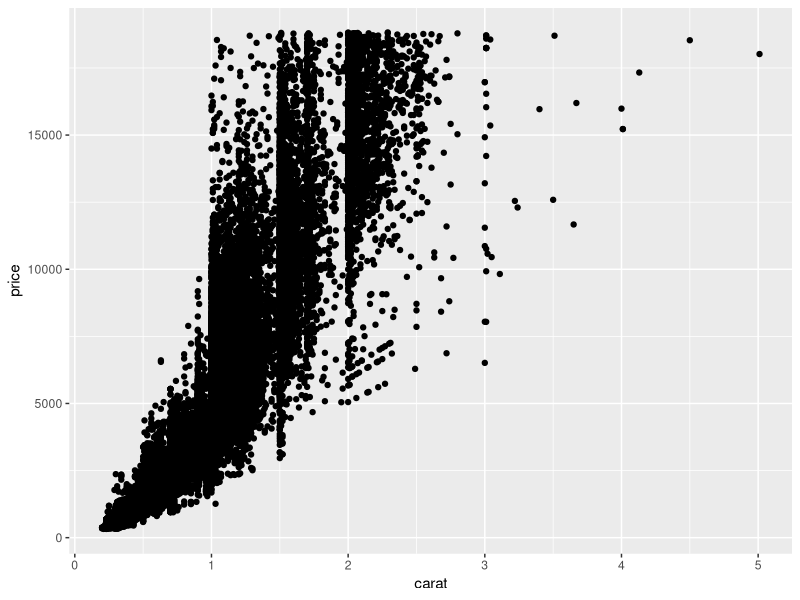
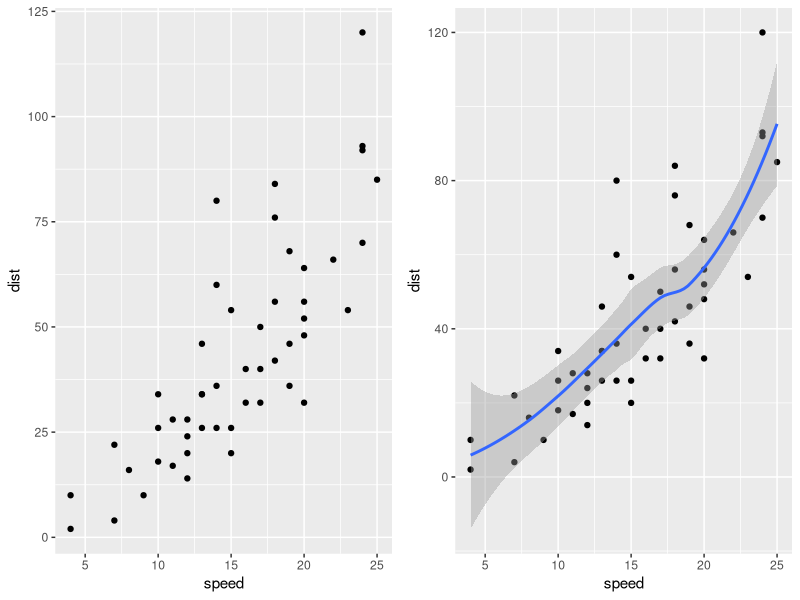
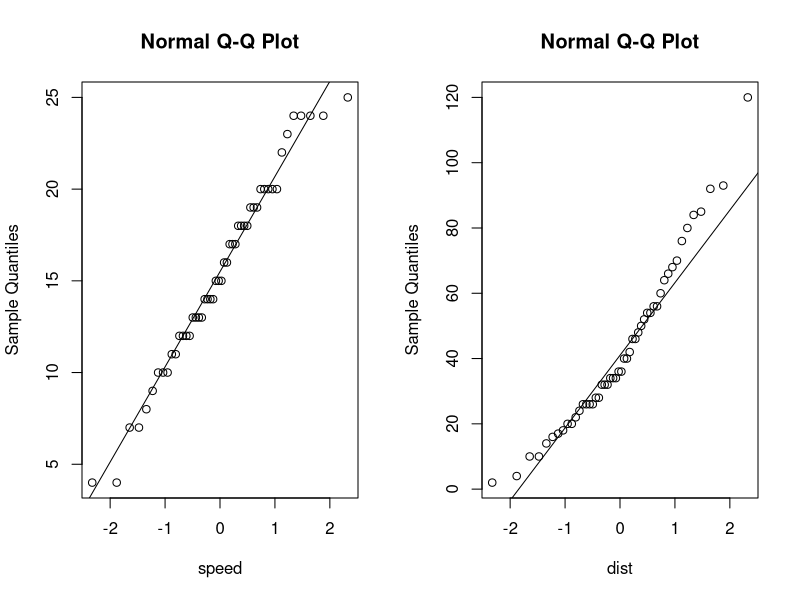
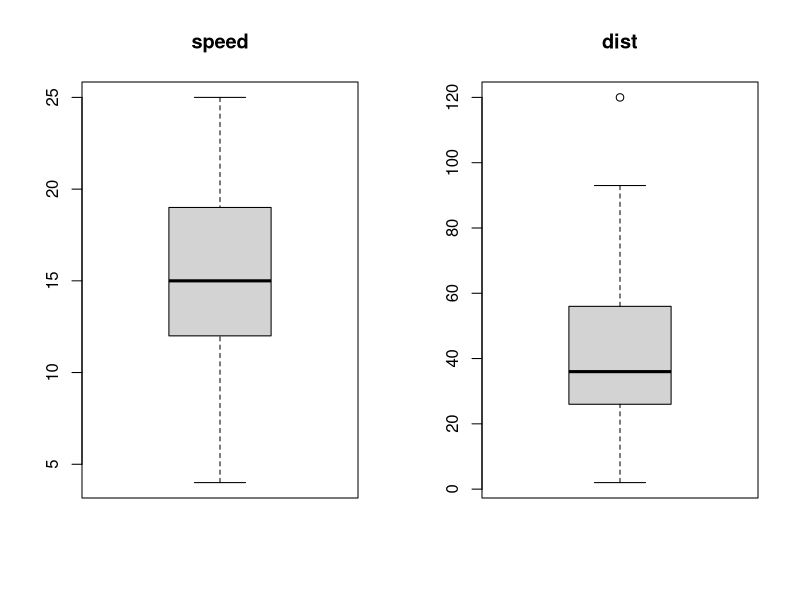
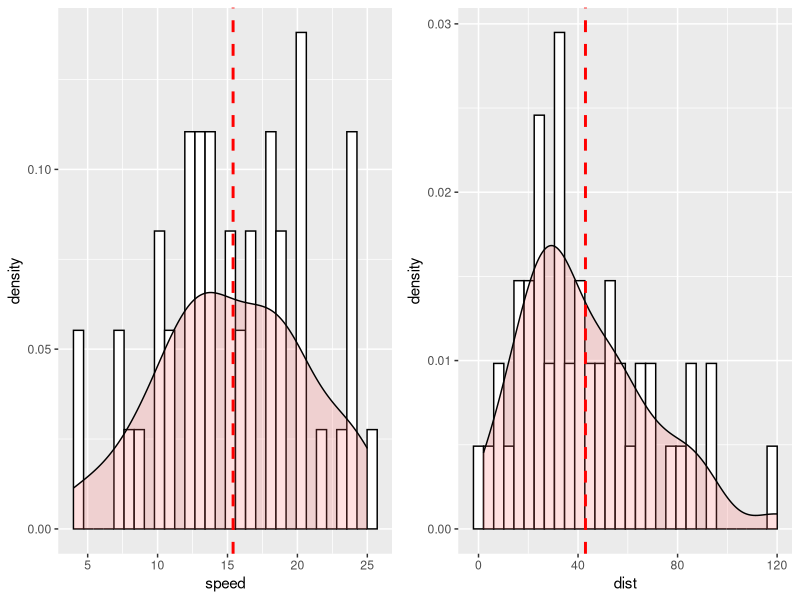

These figures' R source, in order: (Note: this script raises an error after producing the figures.)
## ---- chunk 1
knitr::opts_chunk$set(echo = TRUE)
## ---- chunk 2
#install.packages("tidyverse")
#install.packages("gridExtra")
library(tidyverse)
library(gridExtra)
## ---- chunk 3
diamonds

ggplot(diamonds, aes(x=carat, y=price)) +
  geom_point()

## ---- chunk 4

ds.response.variable <- "dist"
ds.predictor.variable <- "speed"
ds.source <- cars
ds.example.need.to.predict <- c(25,26,27,28,29,30)


ds <- ds.source[, c(ds.predictor.variable, ds.response.variable)]
names(ds) <- c("X", "Y")
ds




p1 <- ggplot(ds, aes(x=X, y=Y)) +
  geom_point() +
  labs(x=ds.predictor.variable, y=ds.response.variable)

p2 <- ggplot(ds, aes(x=X, y=Y)) +
  geom_point() +
  geom_smooth() +
  labs(x=ds.predictor.variable, y=ds.response.variable)

grid.arrange(p1, p2, ncol=2)


#normality check
par(mfrow=c(1,2))
qqnorm(ds$X, xlab = ds.predictor.variable)
qqline(ds$X)
qqnorm(ds$Y, xlab = ds.response.variable)
qqline(ds$Y)

#outliers
par(mfrow=c(1,2))
boxplot(ds$X, main=ds.predictor.variable)
boxplot(ds$Y, main=ds.response.variable)


#check normal distribution
p1 <- ggplot(data = NULL, aes(x = ds$X)) +
        geom_histogram(aes(y = ..density..), colour="black", fill="white") +
        geom_density(alpha=.2, fill="#FF6666") +
        geom_vline(aes(xintercept=mean(ds$X, na.rm = T)), color="red", linetype="dashed", size=1) +
        labs(x=ds.predictor.variable)
  

p2 <- ggplot(data = NULL, aes(x = ds$Y)) +
        geom_histogram(aes(y = ..density..), colour="black", fill="white") +
        geom_density(alpha=.2, fill="#FF6666") +
        geom_vline(aes(xintercept=mean(ds$Y, na.rm = T)), color="red", linetype="dashed", size=1) +
        labs(x=ds.response.variable)

grid.arrange(p1, p2, ncol=2)

#correlation
cor(ds$X, ds$Y)

#Simple linear model
#response~independent
model_simplelm <- lm(Y~X, data = ds)
summary(model_simplelm)

ds$Y_WholeDS_Prediction <- fitted(model_simplelm)
ds$Y_WholeDS_Residuals <- residuals(model_simplelm)

ds

#only with ggplot2
p1 <- ggplot(model_simplelm, aes(x = X, y = Y)) +
        geom_point() +
        geom_smooth(method = lm) +
        labs(x=ds.predictor.variable, y= ds.response.variable)

p2 <- ggplot(model_simplelm, aes( x = ds$Y_WholeDS_Prediction, y = ds$Y_WholeDS_Residuals)) + 
        geom_point() + 
        geom_hline( yintercept = 0, linetype = "dashed" ) +
        labs(x='Predicted ' + ds.response.variable, y='Residuals' + ds.response.variable)

grid.arrange(p1, p2, 2)

## ---- chunk 5

#set.seed(123)
#split training and sample data
ds.training.index <- sample(1:nrow(ds), 0.8*nrow(ds))
ds.training <- ds[ds.training.index,]
ds.test <- ds[-ds.training.index,]

#buil model based on training data
ds.training.fit <- lm(Y~X, data = ds.training)
summary(ds.training.fit)
ds.training.pred <- data.frame (ds.training , Y_Prediction = fitted(ds.training.fit), Y_Residuals =residuals(ds.training.fit))

ds.training.pred

#test data prediction
ds.test$Y_predicted <- predict(ds.training.fit, ds.test)


#display result
ds.test[, c('X', 'Y', 'Y_predicted')]


plot(ds.test$X, ds.test$Y, xlab = ds.predictor.variable, ylab = ds.response.variable)
abline(ds.training.fit)

ds.training.fit$coefficients
ds.training.fit$coefficients[1] #intercept
ds.training.fit$coefficients[2] #slope

ggplot(ds.test, aes(x = X, y = Y)) +
  geom_point() +
  geom_abline(intercept = ds.training.fit$coefficients[1], slope = ds.training.fit$coefficients[2]) +
  labs(x=ds.predictor.variable, y=ds.response.variable)


#single value prediction

ds.example.predicted <- predict(ds.training.fit, data.frame(X = ds.example.need.to.predict))
data.frame(X=ds.example.need.to.predict, ds.example.predicted)
